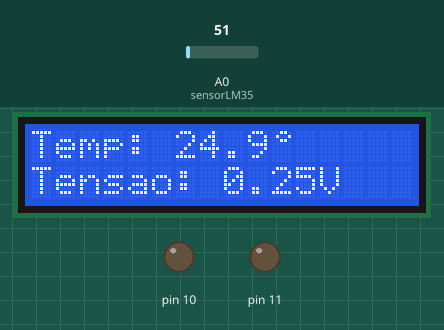
This sketch was run on a simulated Arduino Uno, built with avr-gcc and run on an emulated ATmega328P. On the bench: 16×2 character LCD, output pins drawn as LEDs (lit = HIGH). The test bench sets the inputs (shaded band); at power-on: A0 (sensorLM35) = 51. What the sketch prints to the serial monitor is not drawn.

Above: at 1.2 s.
1.3 s: A0 (sensorLM35) set to 74
At 3.8 s:
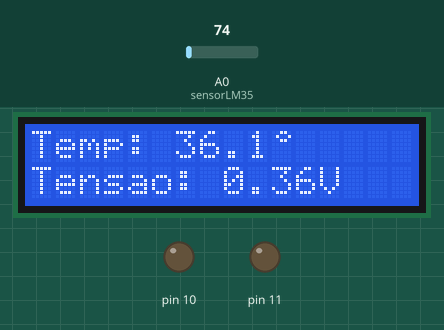
4.6 s: A0 (sensorLM35) set to 88
At 7.3 s:
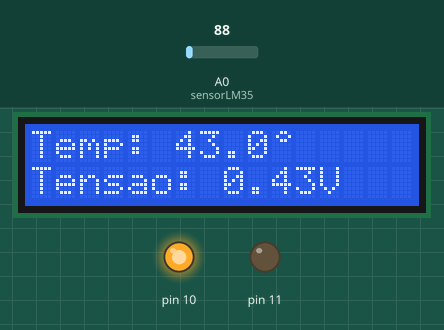
7.6 s: A0 (sensorLM35) set to 23
At 11.3 s:
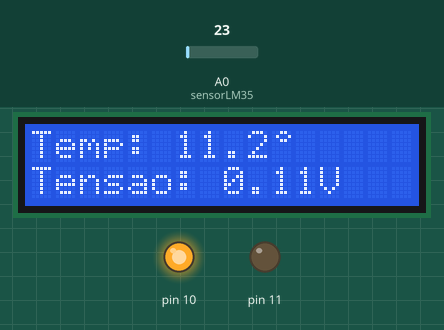
11.6 s: A0 (sensorLM35) set to 19
At 13.6 s:
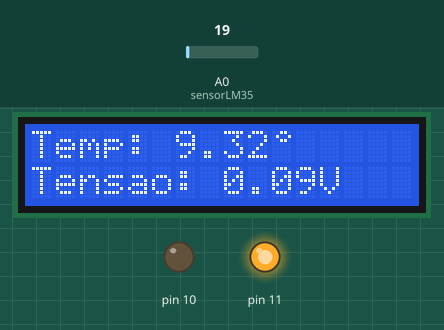
Timing chart, 0 to 15.1 s (numbered marks = the images above; inputs shaded):
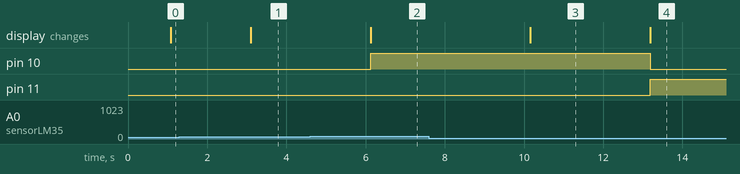

The sketch:

sketch_sep23a.ino
```cpp
/*
      Projeto Medidor de Temperatura
*/

//biblioteca do LCD
#include <LiquidCrystal.h>

//portas do Arduino para cada pino do LCD
const int rs = 8, en = 9, d4 = 4, d5 = 5, d6 = 6, d7 = 7;
LiquidCrystal lcd(rs, en, d4, d5, d6, d7);

//temperaturaC ambiente do lugar em que estiver para que as LED's acendam com base nisso
int tempMin = 10;

int tempMax = 40;

//Array que desenha o simbolo de grau
byte a[8]= {B00110,B01001,B00110,B00000,B00000,B00000,B00000,B00000,};

//variável de leitura do sensor
const int sensorLM35 = A0;

int i;
float temperaturaC = 0;

void setup() {

  //Inicializa comunicação serial
  Serial.begin(9600);

  //Método de percorrer os pinos e ao mesmo tempo declara-los como saída
  for(i=8; i<12; i++){
    pinMode(i, OUTPUT);
  }

  //Inicializa o LCD e posteriormente exibe a temperaturaC e a tensão
  lcd.begin(16, 2);
  lcd.print("Temp: ");
  lcd.setCursor(0, 2);
  lcd.print("Tensao: ");
  lcd.setCursor(12, 2);
  lcd.print("V");

  //Atribui a "1" o valor do array "A", que desenha o simbolo de grau
  lcd.createChar(1, a);
  //Coloca o cursor na coluna 7, linha 1
  lcd.setCursor(10,0);
  //Escreve o simbolo de grau
  lcd.write(1);
}

void loop() {

  //Variável que faz a leitura do sensor
  int valorSensor = analogRead(sensorLM35);

  //Conversao da leitura do sensor em tensão V
  float tensao = (valorSensor/1024.0)*5.0;

   //Divide a variavel temperaturaC por 8, para obter precisão na medição
  temperaturaC = (tensao)* 100.0;

  //Conversão de Celsius para Fahrenheit
  float temperaturaF = (temperaturaC*9)/5 + 32;

  //mostra no monitor serial o valor lido
  Serial.print("Valor do sensor: ");
  Serial. print(valorSensor);


    //Mostra no monitor serial a tensão lida
  Serial.print(", Tensao (V): ");
  Serial.print(tensao);

  //Mostra no monitor serial os graus lidos
  Serial.print(", Celsius: ");
  Serial.print(temperaturaC);

  //Printa no serial monitor o valor convertido
  Serial.print(", Fahrenheit: ");
  Serial.println(temperaturaF);

  delay(1000);
  lcd.setCursor(6, 0);
  //Escreve no display o valor da temperaturaC
  lcd.print(temperaturaC,1);

  lcd.setCursor(8, 1);
  //Escreve no display o valor da tensão
  lcd.print(tensao,2);

  if(temperaturaC < tempMin){      //se a temperaturaC lida for inferior a 27 °C
    digitalWrite(10, LOW);            //acende led da porta 10 - Red
    digitalWrite(11, HIGH);            //apaga led da porta 11 - Green

  }else if(temperaturaC >= tempMax){  //se a temperaturaC lida estiver entre 27 ºC e 31 ºC
    digitalWrite(10, HIGH);           //apaga led da porta 10 - Red
    digitalWrite(11, LOW);            //acende led da porta 11 - Green

  delay(1000);
  }
}
```

Measured:
- the behaviour switches between 81 and 82 on A0 (sensorLM35) (found by bisection; images 1 and 2)
- the behaviour switches between 21 and 20 on A0 (sensorLM35) (found by bisection; images 3 and 4)
- after the input at 1.3 s, the display: changes after 1.8 s (image 1)
- after the input at 4.6 s, pin 10: LOW → HIGH after 1.5 s; the display: changes after 1.5 s (image 2)
- after the input at 7.6 s, the display: changes after 2.6 s (image 3)
- after the input at 11.6 s, pin 10: HIGH → LOW after 1.6 s; pin 11: LOW → HIGH after 1.6 s; the display: changes after 1.6 s (image 4)
